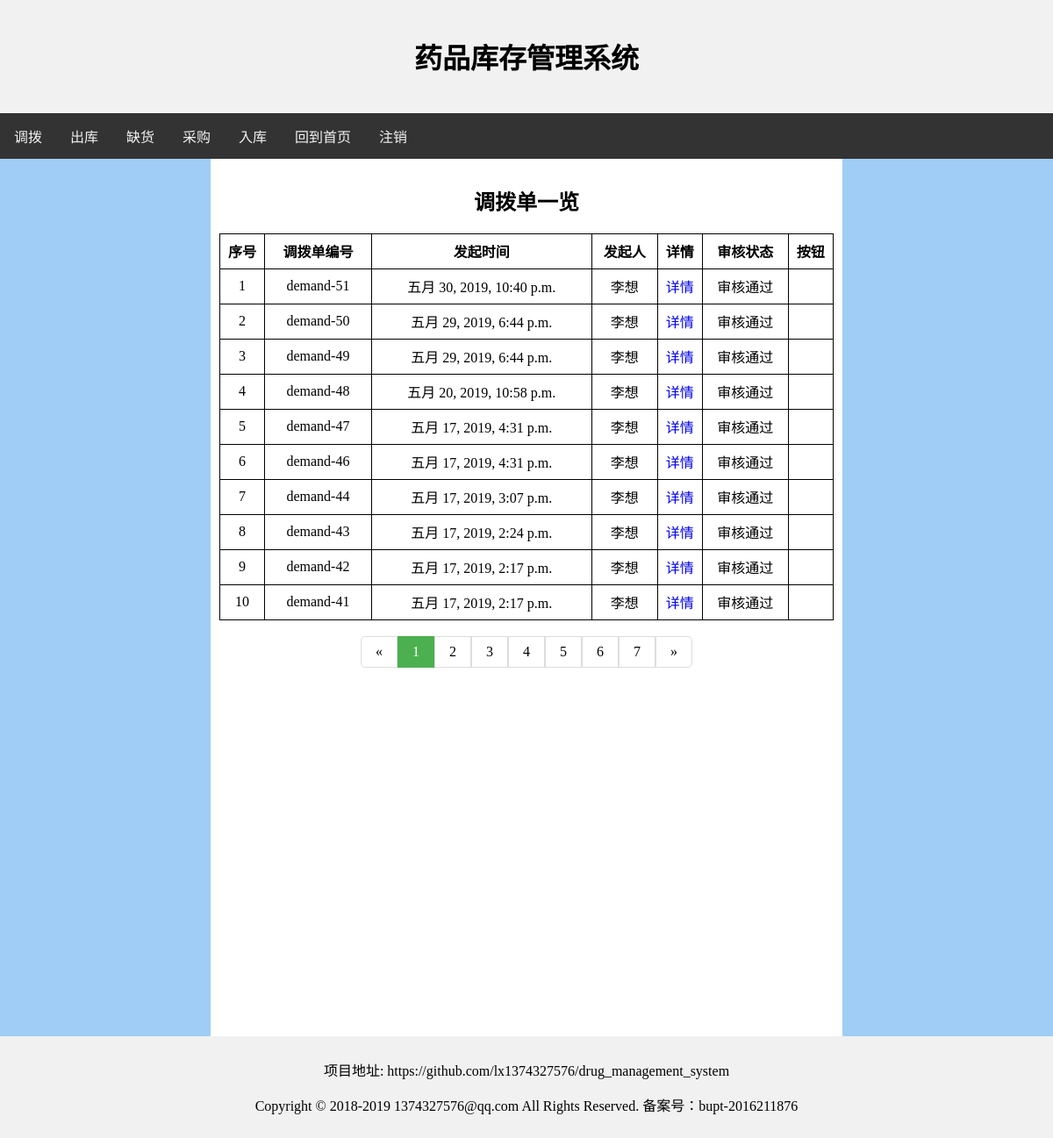
/demand/query/1/, run on an earlier commit of the app's database.
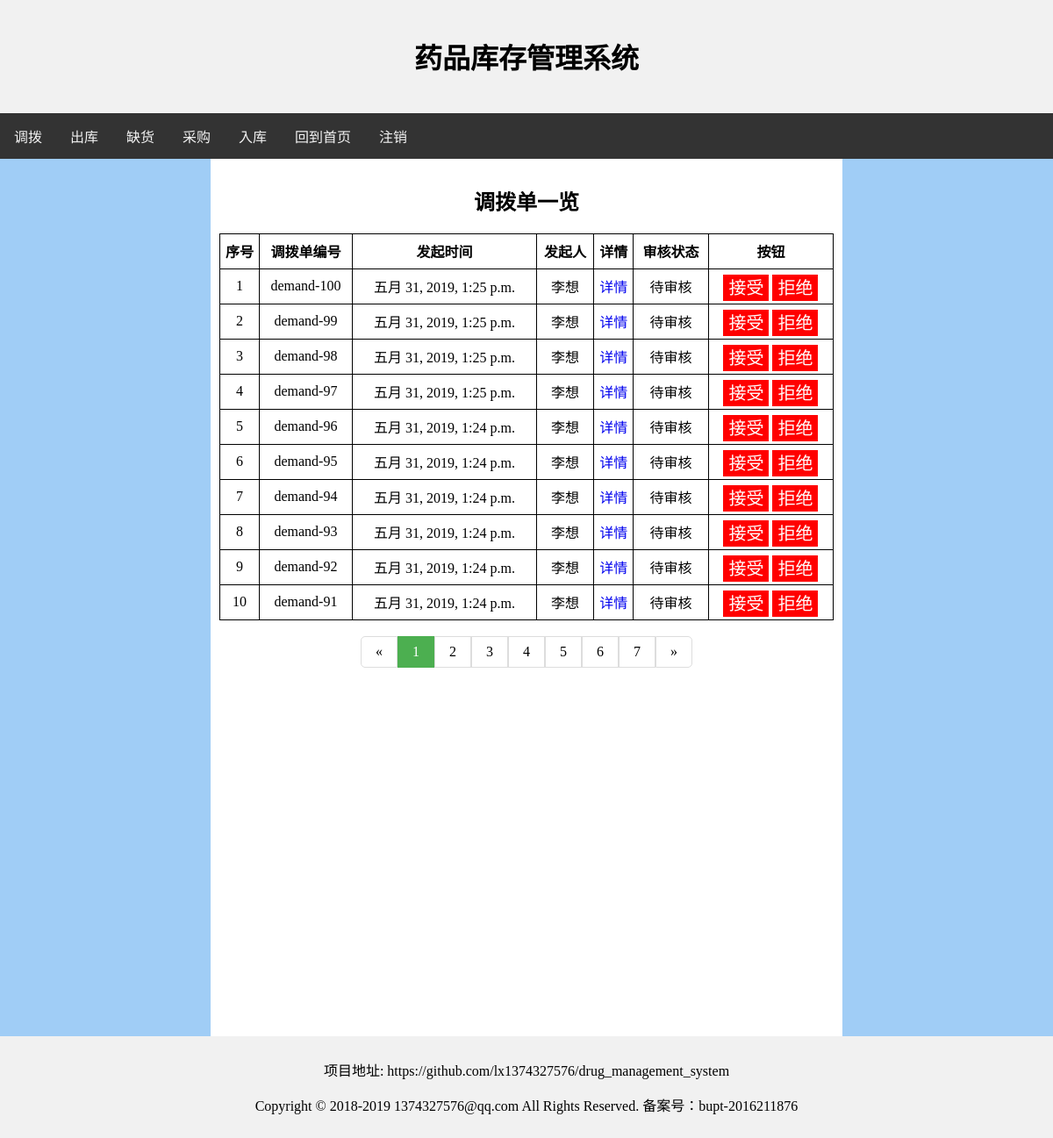
And on a later commit of the database.
### demand/models.py (models this page shows)
class Demand(models.Model):
    id = models.IntegerField('id', primary_key=True)
    due_time = models.DateTimeField('due_time', default=timezone.now)
    demander = models.ForeignKey(Demander, on_delete=models.CASCADE)
    create_time = models.DateTimeField('create_time', default=timezone.now)
    create_user = models.ForeignKey(User, on_delete=models.CASCADE)
    status = models.IntegerField('status', default=0)  # 0 未处理 1 审核通过 2 单子完成 3 审核未通过
    check_time = models.DateTimeField('check_time', default=timezone.now)

### user/models.py (models this page shows, shortened)
class User(models.Model):
    id = models.IntegerField('id', primary_key=True)
    user_name = models.CharField('user_name', unique=True, blank=False, max_length=20)
    create_time = models.DateTimeField('create_time', default=timezone.now)
    is_admin = models.BooleanField('is_admin', default=False)
    password = models.CharField('password', blank=False, max_length=20)
    worker_type = models.IntegerField('worker_type', default=0)

### demand/views.py (the view)
# urls.py: path('query/<int:page_id>/', views.query_page, name='query_page'),
def query_page(request, page_id):
    demand_list = Demand.objects.all().order_by('status', '-id')
    list_length = demand_list.count()
    if page_id*10 >= list_length+10:
        return HttpResponseRedirect(reverse('demand:query') + str((list_length-1) // 10+1))
    demand_list = demand_list[(page_id-1)*10:min(page_id*10, list_length)]
    status_dict = {
        1: '审核通过',
        2: '已完成',
        0: '待审核',
        3: '审核未通过',
    }
    context = {
        'demand_list': demand_list,
        'status_dict': status_dict,
        'page_id': page_id,
        'page_id_minus': page_id-1,
        'page_id_plus': page_id+1,
        'page_id_minus2': page_id-2,
        'page_id_minus3': page_id-3,
        'page_id_plus2': page_id+2,
        'page_id_plus3': page_id+3,
    }
    return render(request, 'demand/query.html', context)

### demand/templates/demand/query.html (shortened to what this page needs)
<html>
    <head>
    </head>
    <body>
        <div class="header">
            <h1>药品库存管理系统</h1>
        </div>
        <div class="topnav">
            <a href="{% url 'demand:demand' %}">调拨</a>
            <a href="{% url 'checkout:checkout' %}">出库</a>
            <a href="{% url 'lack:lack' %}">缺货</a>
            <a href="{% url 'purchase:purchase' %}">采购</a>
            <a href="{% url 'storage:storage' %}">入库</a>
            <a href="{% url 'user:index' %}">回到首页</a>
            <a href="{% url 'user:logout' %}">注销</a>
        </div>
        <div class="row">
            <div class="column left">
            </div>
            <div class="column middle">
                <div class="submit-div">
                    <h2> 调拨单一览 </h2>
                </div>
                <table>
                    <tr>
                        <td> <strong>序号<s/trong> </td>
                        <td> <strong>调拨单编号</strong> </td>
                        <td> <strong>发起时间</strong> </td>
                        <td> <strong>发起人</strong> </td>
                        <td> <strong>详情</strong> </td>
                        <td> <strong>审核状态</strong> </td>
                        <td> <strong>按钮</strong> </td>
                    </tr>
                    {% for demand in demand_list %}
                        <tr>
                            {% widthratio page_id_minus 1 10 as page_id_tmp %}
                            <td> {{forloop.counter|add:page_id_tmp}} </td>
                            <td> demand-{{demand.id}} </td>
                            <td> {{demand.create_time}} </td>
                            <td> {{demand.create_user.user_name}} </td>
                            <td><a href="{% url 'demand:query_detail' demand.id %}">详情</a></td>
                            {% if demand.status == 0 %}
                                <td>
                                    {{status_dict.0}}
                                </td>
                                <td>
                                    <a type="button" href="{% url 'demand:accept' demand.id %}" class="submit">接受</a>
                                    <a type="button" href="{% url 'demand:deny' demand.id %}" class="submit">拒绝</a>
                                </td>
                            {% endif %}
                            {% if demand.status == 1 %}
                                <td>
                                    {{status_dict.1}}
                                </td>
                                <td></td>
                            {% endif %}
                        </tr>
                    {% endfor %}
                </table>
                <br>
                <div class="submit-div">
                    <ul class="pagination">
                        {% if page_id < 4 %}
                            {% if page_id == 1 %}
                                <li><a href="{% url 'demand:query_page' 1 %}">«</a></li>
                                <li><a class='active' href="{% url 'demand:query_page' 1 %}">1</a></li>
                                <li><a href="{% url 'demand:query_page' 2 %}">2</a></li>
                                <li><a href="{% url 'demand:query_page' 3 %}">3</a></li>
                                <li><a href="{% url 'demand:query_page' 4 %}">4</a></li>
                            {% endif %}
                            <li><a href="{% url 'demand:query_page' 5 %}">5</a></li>
                            <li><a href="{% url 'demand:query_page' 6 %}">6</a></li>
                            <li><a href="{% url 'demand:query_page' 7 %}">7</a></li>
                            <li><a href="{% url 'demand:query_page' page_id_plus %}">»</a></li>
                        {% endif %}
                    </ul>
                </div>
            </div>
            <div class="column right">
            </div>
        </div>
        <div class="footer">
            <p>项目地址: https://github.com/lx1374327576/drug_management_system</p>
            <p>Copyright © 2018-2019 1374327576@qq.com All Rights Reserved. 备案号：bupt-2016211876</p>
        </div>
    </body>
</html>

What changed in the data, as far as the page shows it:
no longer on this page (row unchanged): Demand: id "51", create_time "五月 30, 2019, 10:40 p.m.", create_user.user_name "李想", status_dict "审核通过"
no longer on this page (row unchanged): Demand: id "50", create_time "五月 29, 2019, 6:44 p.m.", create_user.user_name "李想", status_dict "审核通过"
no longer on this page (row unchanged): Demand: id "49", create_time "五月 29, 2019, 6:44 p.m.", create_user.user_name "李想", status_dict "审核通过"
no longer on this page (row unchanged): Demand: id "48", create_time "五月 20, 2019, 10:58 p.m.", create_user.user_name "李想", status_dict "审核通过"
no longer on this page (row unchanged): Demand: id "47", create_time "五月 17, 2019, 4:31 p.m.", create_user.user_name "李想", status_dict "审核通过"
no longer on this page (row unchanged): Demand: id "46", create_time "五月 17, 2019, 4:31 p.m.", create_user.user_name "李想", status_dict "审核通过"
no longer on this page (row unchanged): Demand: id "44", create_time "五月 17, 2019, 3:07 p.m.", create_user.user_name "李想", status_dict "审核通过"
no longer on this page (row unchanged): Demand: id "43", create_time "五月 17, 2019, 2:24 p.m.", create_user.user_name "李想", status_dict "审核通过"
no longer on this page (row unchanged): Demand: id "42", create_time "五月 17, 2019, 2:17 p.m.", create_user.user_name "李想", status_dict "审核通过"
no longer on this page (row unchanged): Demand: id "41", create_time "五月 17, 2019, 2:17 p.m.", create_user.user_name "李想", status_dict "审核通过"
added Demand: id "100", create_time "五月 31, 2019, 1:25 p.m.", create_user.user_name "李想", status_dict "待审核"
added Demand: id "99", create_time "五月 31, 2019, 1:25 p.m.", create_user.user_name "李想", status_dict "待审核"
added Demand: id "98", create_time "五月 31, 2019, 1:25 p.m.", create_user.user_name "李想", status_dict "待审核"
added Demand: id "97", create_time "五月 31, 2019, 1:25 p.m.", create_user.user_name "李想", status_dict "待审核"
added Demand: id "96", create_time "五月 31, 2019, 1:24 p.m.", create_user.user_name "李想", status_dict "待审核"
added Demand: id "95", create_time "五月 31, 2019, 1:24 p.m.", create_user.user_name "李想", status_dict "待审核"
added Demand: id "94", create_time "五月 31, 2019, 1:24 p.m.", create_user.user_name "李想", status_dict "待审核"
added Demand: id "93", create_time "五月 31, 2019, 1:24 p.m.", create_user.user_name "李想", status_dict "待审核"
added Demand: id "92", create_time "五月 31, 2019, 1:24 p.m.", create_user.user_name "李想", status_dict "待审核"
added Demand: id "91", create_time "五月 31, 2019, 1:24 p.m.", create_user.user_name "李想", status_dict "待审核"
